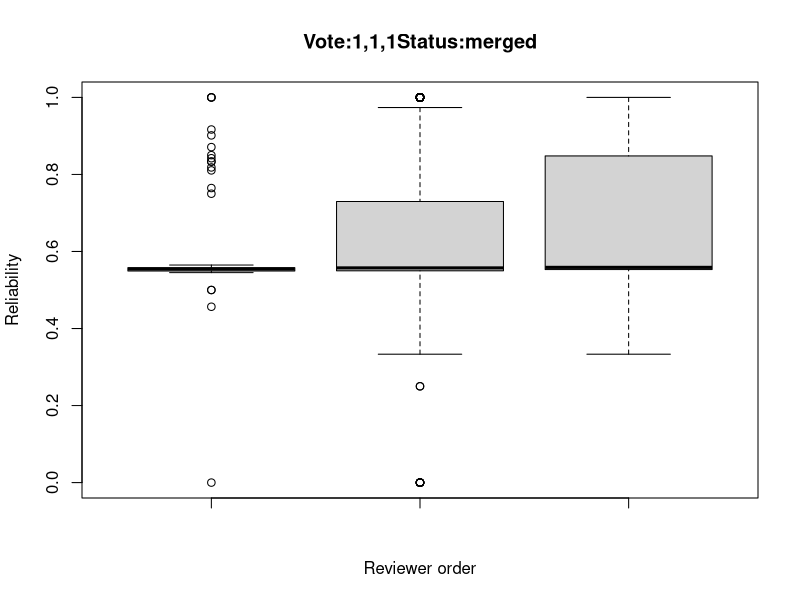
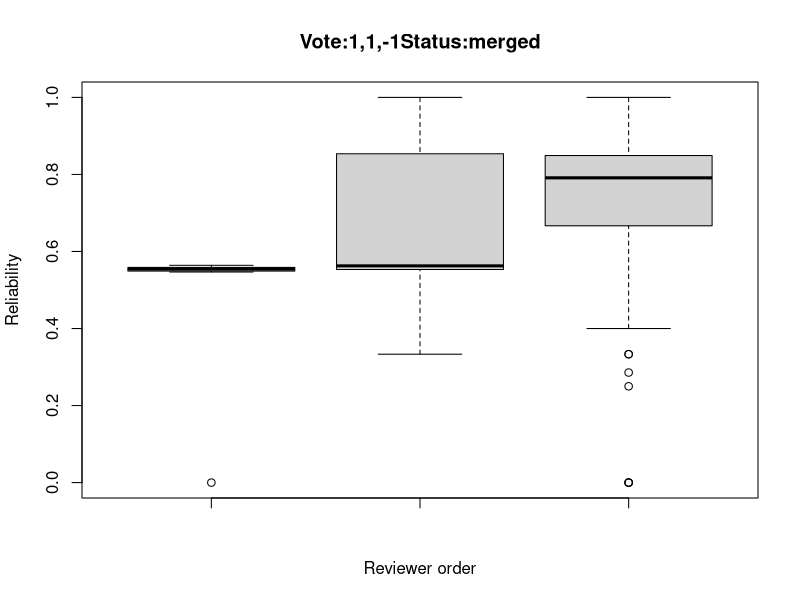
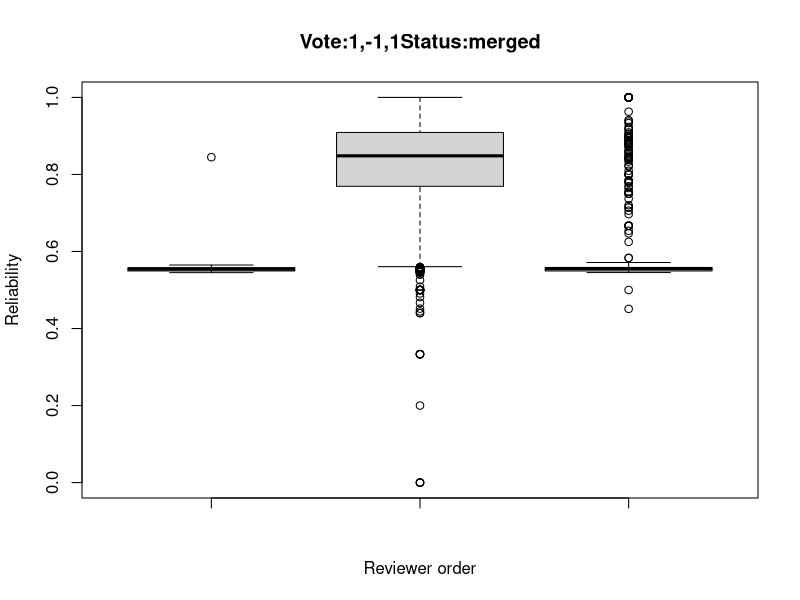
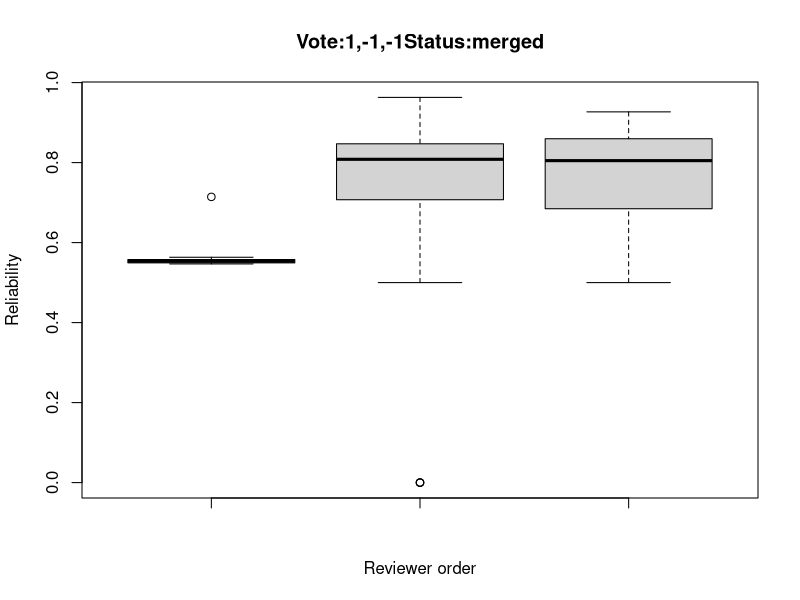
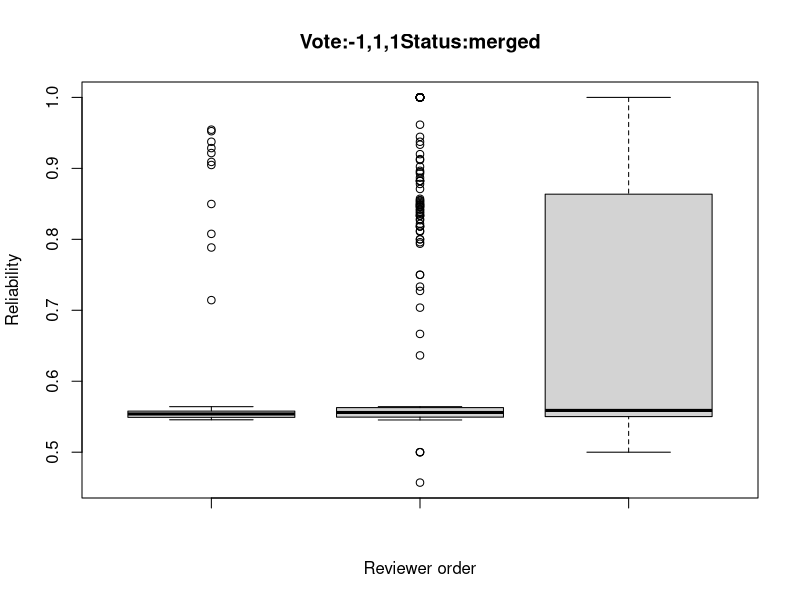
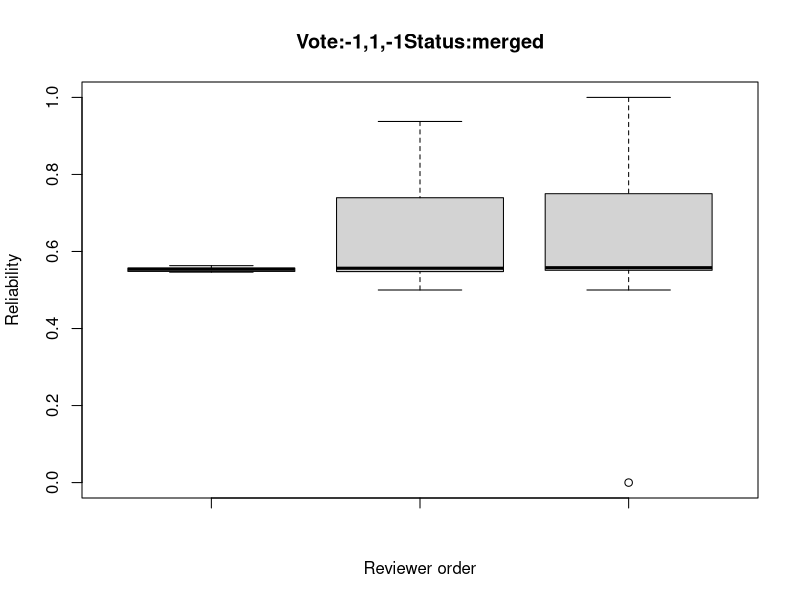
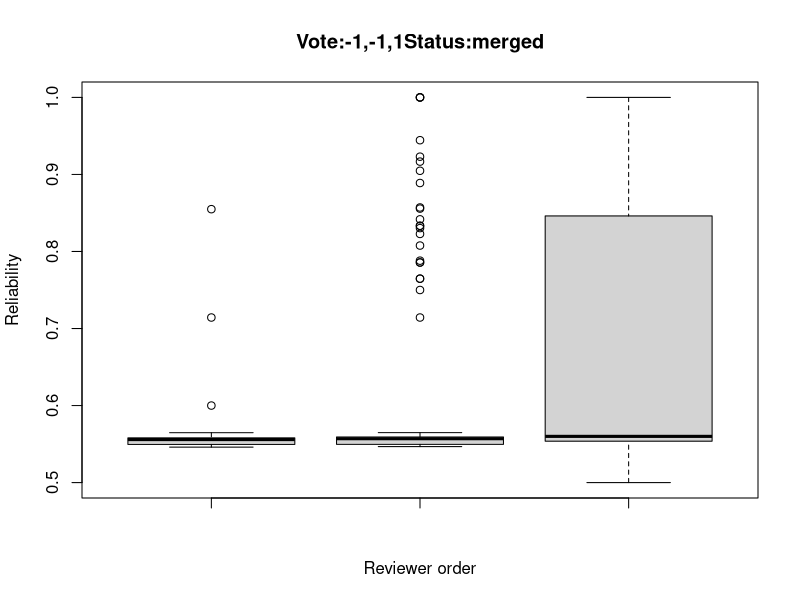
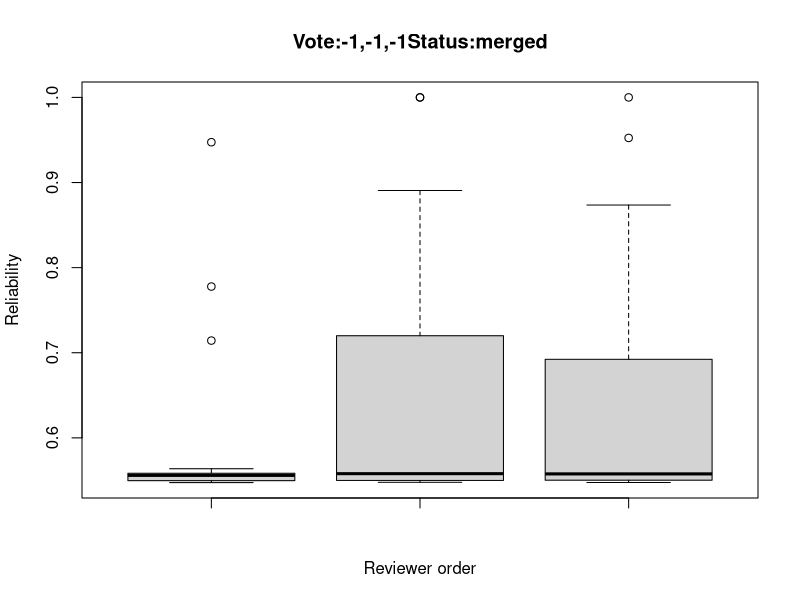

Write the R code that produced these figures, in order.
########################
## SANER2015 RQ2
## @author:Yuki Ueda
## @createdOn:2015/10/20
########################
#pdf("RQ2_2.pdf")


### Set data
num <- data.frame() # Init

# Input csv
num <- read.csv("CSVdata/numOfPatchsets_3.csv"
                 ,sep=",", header=TRUE)

### number of patchset's voting(+1, -1) is 1
index_1 <- list(data.frame(), data.frame(), data.frame()) # first vote is like or dislike
index_2 <- list(index_1, index_1) # second vote is like or dislike
index_3 <- list(index_2, index_2)
index_m <- list(index_3, index_3) # merge or abandoned
index <- list(index_m,index_m)

for(i in 1:nrow(num)){
  Id = num$ReviewId[i]
  CIndex = num$CommentIndex[i]      # CommentIndex
  if(CIndex==1){
    if(num$VotingScore[i] == 1){
      vote1 = 1
    }else{
      vote1 = 2
    }
    next
  }else if(CIndex==2){
    if(num$VotingScore[i] == 1){
      vote2 = 1
    }else{
      vote2 = 2
    }
    next
  }

  if(num$Status[i] == "merged"){
    merge_or_abandone = 1
  }else{
    merge_or_abandone = 2
  }

  if(num$VotingScore[i] == 1){
    vote3 = 1
  }else{
    vote3 = 2
  }

  index[[merge_or_abandone]][[vote1]][[vote2]][[vote3]][[1]] <- rbind(index[[merge_or_abandone]][[vote1]][[vote2]][[vote3]][[1]], num[i-2,])
  index[[merge_or_abandone]][[vote1]][[vote2]][[vote3]][[2]] <- rbind(index[[merge_or_abandone]][[vote1]][[vote2]][[vote3]][[2]], num[i-1,])
  index[[merge_or_abandone]][[vote1]][[vote2]][[vote3]][[3]] <- rbind(index[[merge_or_abandone]][[vote1]][[vote2]][[vote3]][[3]], num[i,])
}

# Output to PDF file
for(i in index){
  for(j in i){ # first Comment
    for(k in j){ # second Comment
      for(l in k){
        value1 = l[[1]]$CurrentPar
        value2 = l[[2]]$CurrentPar
        value3 = l[[3]]$CurrentPar
        name = paste("Vote:", l[[1]]$VotingScore[1], ",", l[[2]]$VotingScore[1], ",", l[[3]]$VotingScore[1], "Status:", l[[1]]$Status[1],sep = "")
        jpeg(paste("picture2/RQ2_3",name,".jpg",sep=""))
        boxplot(value1, value2,  value3, xlab="Reviewer order", ylab="Reliability", main=paste(name))
        summary(value1)
        summary(value2)
        summary(value3)
      }
    }
  }
}
